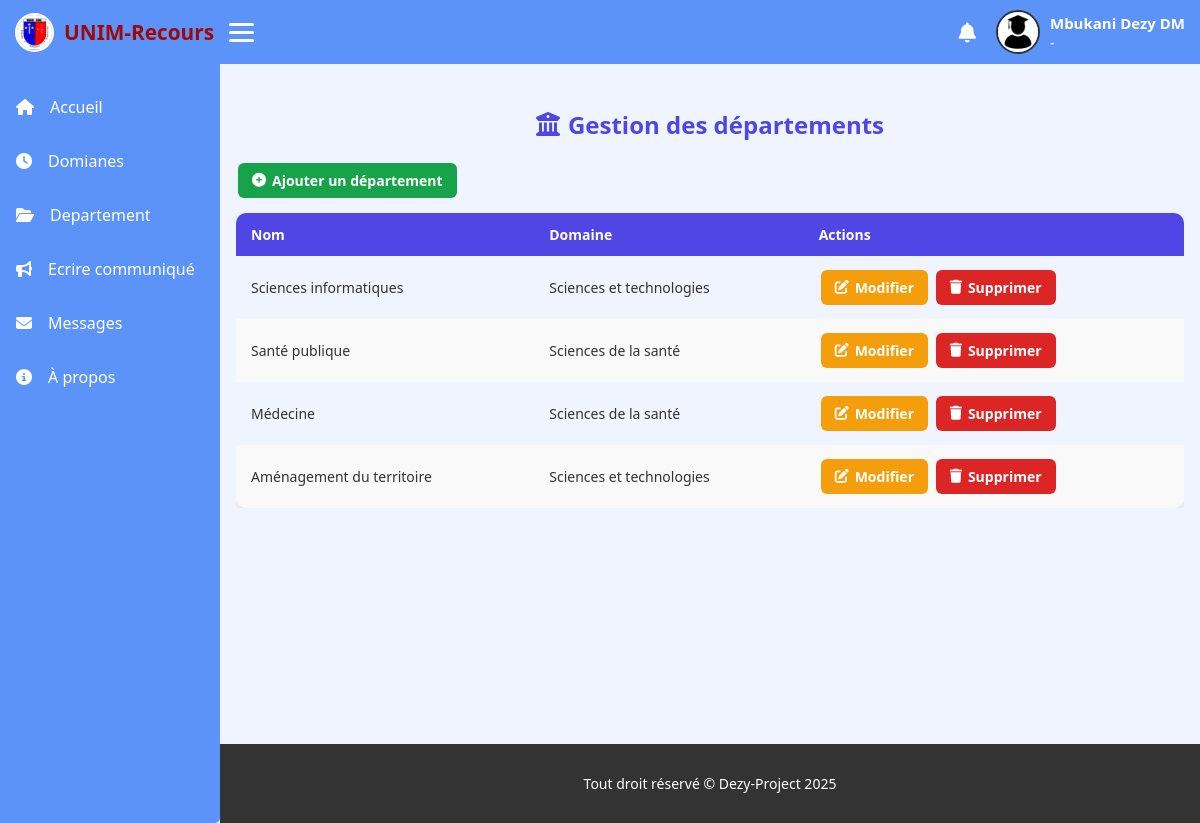
Page /structure/departements/ (signed in) on the committed database.
### accounts/models.py (models this page shows, shortened)
class User(AbstractUser):
    class Roles(models.TextChoices):
        ETUDIANT = 'ETU', 'Étudiant'
        JURY = 'JUR', 'Jury'
        STAFF = 'STA', 'Staff/Administration'
    role = models.CharField(
        max_length=3,
        choices=Roles.choices,
        default=Roles.ETUDIANT,
        help_text="Rôle fonctionnel de l'utilisateur"
    )
    autre_nom = models.CharField(
        max_length=150,
        help_text="Deuxième prénom ou deuxième nom selon la coutume"
    )
    def nom_complet(self):
        parts = [self.first_name, self.last_name,  self.autre_nom]
        return " ".join(p for p in parts if p)

### structure/models.py (models this page shows, shortened)
class Departement(models.Model):
    domaine = models.ForeignKey(Domaine, on_delete=models.CASCADE, related_name='departements')
    nom = models.CharField(max_length=200, unique=True)  # ex: Informatique, Aménagement...

class Domaine(models.Model):
    nom = models.CharField(max_length=200, unique=True)  # ex: Sciences et technologies

### structure/views.py (the view)
# urls.py: path("departements/", views.liste_departements, name="liste_departements"),
@login_required
def liste_departements(request):
    departements = Departement.objects.select_related("domaine").all()
    return render(request, "admin/departements/liste.html", {"departements": departements})

### templates/admin/departements/liste.html (shortened to what this page needs)
{% extends "accounts/staff_dashboard.html" %}
{% block content %}
<h2><i class="fa-solid fa-building-columns"></i> Gestion des départements</h2>
<a href="{% url 'ajouter_departement' %}" class="btn btn-add">
    <i class="fa-solid fa-circle-plus"></i> Ajouter un département
</a>
{% if departements %}
<div style="overflow-x:auto;">
<table>
    <thead>
        <tr>
            <th>Nom</th>
            <th>Domaine</th>
            <th>Actions</th>
        </tr>
    </thead>
    <tbody>
        {% for dep in departements %}
        <tr>
            <td data-label="Nom">{{ dep.nom }}</td>
            <td data-label="Domaine">{{ dep.domaine.nom }}</td>
            <td data-label="Actions">
                <a href="{% url 'modifier_departement' dep.pk %}" class="btn btn-edit">
                    <i class="fa-solid fa-pen-to-square"></i> Modifier
                </a>
                <a href="{% url 'supprimer_departement' dep.pk %}" class="btn btn-delete"
                   onclick="return confirm('Voulez-vous vraiment supprimer ce département ?')">
                    <i class="fa-solid fa-trash"></i> Supprimer
                </a>
            </td>
        </tr>
        {% endfor %}
    </tbody>
</table>
</div>
{% else %}
<p style="text-align:center; color: var(--color-danger); font-weight: bold; margin-top:20px;">
    <i class="fa-solid fa-circle-exclamation"></i> Aucun département trouvé.
</p>
{% endif %}
{% endblock %}

### templates/accounts/staff_dashboard.html (shortened to what this page needs)
{% load static %}
<!DOCTYPE html>
<html lang="fr">
<head>
    <link rel="stylesheet" href="https://cdnjs.cloudflare.com/ajax/libs/font-awesome/6.5.0/css/all.min.css">
</head>
<body>
    <header>
        <div class="left">
            <div class="logo">
                <img src="{% static 'logo.jpg' %}" alt="Logo">
                <a href="{% url 'dashboard_redirect' %}">UNIM-Recours</a>
            </div>
            <div class="burger" onclick="toggleMenu()">
                <span></span><span></span><span></span>
            </div>
        </div>
        <div class="right">
            <a href="{% url 'mes_notifications' %}" class="notif-link">
                <i class="fas fa-bell"></i>
            </a>
            <div class="profil-menu">
                <a href="#" class="profil">
                    {% if user.jury_profile.photo_profil %}
                        <img src="" alt="Profil">
                    {% else %}
                        <img src="{% static 'icons/etu.webp' %}" alt="">
                    {% endif %}
                    <span>
                        <b>{{ user.nom_complet }}</b>
                        <i>{{ user.jury_profile.fonction }} - {{ user.jury_profile.domaine.nom }}</i>
                    </span>
                </a>
            </div>
        </div>
    </header>
    <div id="side_bar">
        <div class="liens">
            <a href="{% url 'dashboard_redirect' %}"><i class="fas fa-home"></i><span class="text">Accueil</span></a>
            <a href="{% url 'ajouter_domaine' %}"><i class="fas fa-clock"></i><span class="text">Domianes</span></a>
            <a href="{% url 'ajouter_departement' %}"><i class="fas fa-folder-open"></i><span class="text">Departement</span></a>
            <a href="{% url 'ajouter_communique' %}"><i class="fas fa-bullhorn"></i><span class="text">Ecrire communiqué</span></a>
            <a href="{% url 'liste_communiques' %}"><i class="fas fa-envelope"></i><span class="text">Messages</span></a>
            <a href="#"><i class="fas fa-info-circle"></i><span class="text">À propos</span></a>
        </div>
    </div>
    <div class="content">
        {% block content %}
        {% endblock %}
    </div>
    <footer>
        <p>Tout droit réservé © Dezy-Project 2025</p>
    </footer>
</body>
</html>

### templates/accounts/staff_dashboard.html (style rules this page uses)
html { --var-secondary-color: #6e51cf; --var-text-color: #fff; --var-text-color-dark: #333; --var-bg-light: #f0f4ff; --var-bg-dark: #d3c9f3; --unim--1: rgb(160, 8, 8); --bg--vrai: rgb(92, 147, 248); }
body { background: var(--var-bg-light); color: var(--var-text-color-dark); font-family: 'Segoe UI', Tahoma, Geneva, Verdana, sans-serif; margin: 0; padding: 0; }
#side_bar { background-color: var(--bg--vrai); width: 220px; display: flex; flex-direction: column; position: fixed; top: 0; left: 0; bottom: 0; transition: width .3s ease; border-radius: 0 5px 5px 0; overflow-x: hidden; }
#side_bar .liens { margin-top: 80px; flex: 1; }
#side_bar .liens a { text-decoration: none; display: flex; align-items: center; gap: 1rem; color: var(--var-text-color); padding: 1rem; border-radius: 6px; transition: background .3s; font-size: 16px; }
header { display: flex; align-items: center; justify-content: space-between; background-color: var(--bg--vrai); padding: 10px 15px; position: fixed; top: 0; left: 0; right: 0; z-index: 1000; }
header .left { display: flex; align-items: center; gap: 15px; }
header .logo { display: flex; align-items: center; gap: 10px; }
header .logo img { width: 35px; height: 35px; border-radius: 50%; border: 2px solid var(--var-text-color); }
header .logo a { text-decoration: none; color: var(--unim--1); font-weight: bold; font-size: 1.3em; }
.burger { display: flex; flex-direction: column; cursor: pointer; gap: 5px; }
.burger span { width: 25px; height: 3px; background: var(--var-text-color); border-radius: 3px; }
header .right { display: flex; align-items: center; gap: 20px; }
.profil-menu { position: relative; }
.profil { display: flex; align-items: center; gap: 10px; cursor: pointer; color: var(--var-text-color); text-decoration: none; }
.profil img { width: 40px; height: 40px; border-radius: 50%; border: 2px solid var(--var-text-color-dark); }
.profil span { display: flex; flex-direction: column; font-size: 14px; }
.profil span b { font-size: 15px; }
.content { transition: margin-left .3s ease; margin-left: 220px; padding: 1rem; min-height: 80vh; margin-top: 4.5rem; }
footer { transition: margin-left .3s ease; margin-left: 220px; padding: 1rem; text-align: center; font-size: 14px; color: var(--var-text-color); background-color: var(--var-text-color-dark); }
.notif-link { position: relative; display: inline-block; color: var(--var-text-color); font-size: 20px; }

### templates/admin/departements/liste.html (style rules this page uses)
:root { --color-primary: #4f46e5; --color-primary-dark: #3730a3; --color-success: #16a34a; --color-warning: #f59e0b; --color-danger: #dc2626; --color-light: #f9fafb; --color-dark: #1f2937; }
h2 { color: var(--color-primary); text-align: center; margin-bottom: 20px; font-weight: 600; display: flex; align-items: center; justify-content: center; gap: 8px; }
.btn { padding: 8px 14px; border-radius: 6px; text-decoration: none; font-size: 14px; font-weight: 600; display: inline-flex; align-items: center; gap: 6px; transition: all 0.3s ease; margin: 2px; }
.btn-add { background: var(--color-success); color: white; margin-bottom: 15px; }
.btn-edit { background: var(--color-warning); color: white; }
.btn-delete { background: var(--color-danger); color: white; }
table { width: 100%; border-collapse: collapse; font-size: 14px; border-radius: 10px; overflow: hidden; box-shadow: 0 4px 12px rgba(0,0,0,0.08); }
thead { background: var(--color-primary); color: white; }
th, td { padding: 12px 15px; text-align: left; }
tbody tr:nth-child(even) { background: #f9f9f9; }

### rows in the picture
User: nom_complet "Mbukani Dezy DM"
Departement: nom "Sciences informatiques", domaine.nom "Sciences et technologies"
Departement: nom "Santé publique", domaine.nom "Sciences de la santé"
Departement: nom "Médecine", domaine.nom "Sciences de la santé"
Departement: nom "Aménagement du territoire", domaine.nom "Sciences et technologies"
